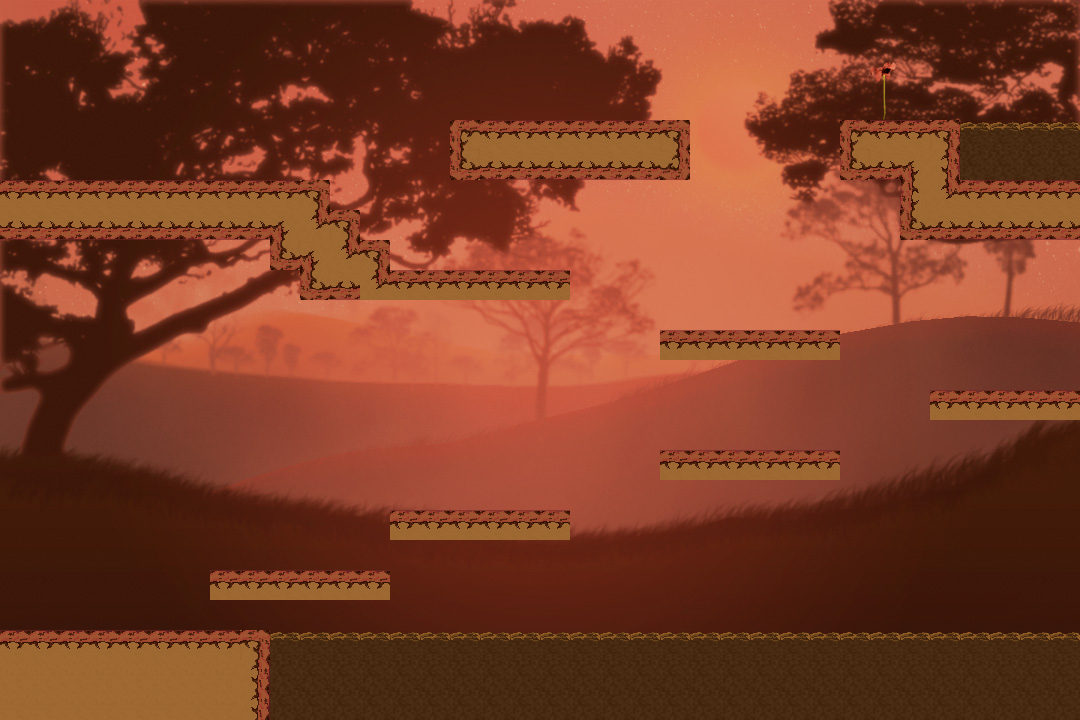

Below is a game level as drawn by its tile map, then a one-line description and the .tmx file that defines it, in full:
An orthogonal 36x24 tile map with 30x30 px tiles, 2 tile layers (Background, Tile Layer 1), 5 tilesets and 25 objects.

<map version="1.5" tiledversion="1.7.2" orientation="orthogonal" renderorder="right-down" width="36" height="24" tilewidth="30" tileheight="30" infinite="0" nextlayerid="13" nextobjectid="28">
 <editorsettings>
  <export target="level4.lua" format="lua" />
 </editorsettings>
 <tileset firstgid="1" name="BEETLE_TILESET" tilewidth="30" tileheight="30" tilecount="16" columns="4">
  <image source="../Tilesets/BEETLE_TILESET.png" width="120" height="120" />
 </tileset>
 <tileset firstgid="17" name="beetle" tilewidth="1080" tileheight="720" tilecount="1" columns="1">
  <image source="../All background/beetle.jpg" width="1080" height="720" />
 </tileset>
 <tileset firstgid="18" name="mud1" tilewidth="30" tileheight="30" tilecount="1" columns="1">
  <image source="../Tilesets/mud1.png" width="30" height="30" />
 </tileset>
 <tileset firstgid="19" name="mud2" tilewidth="30" tileheight="30" tilecount="1" columns="1">
  <image source="../Tilesets/mud2.png" width="30" height="30" />
 </tileset>
 <tileset firstgid="20" name="ful" tilewidth="30" tileheight="30" tilecount="2" columns="1">
  <image source="../ful/ful.png" width="30" height="60" />
 </tileset>
 <layer id="1" name="Background" width="36" height="24">
  <data encoding="csv">
0,0,0,0,0,0,0,0,0,0,0,0,0,0,0,0,0,0,0,0,0,0,0,0,0,0,0,0,0,0,0,0,0,0,0,0,
0,0,0,0,0,0,0,0,0,0,0,0,0,0,0,0,0,0,0,0,0,0,0,0,0,0,0,0,0,0,0,0,0,0,0,0,
0,0,0,0,0,0,0,0,0,0,0,0,0,0,0,0,0,0,0,0,0,0,0,0,0,0,0,0,0,0,0,0,0,0,0,0,
0,0,0,0,0,0,0,0,0,0,0,0,0,0,0,0,0,0,0,0,0,0,0,0,0,0,0,0,0,0,0,0,0,0,0,0,
0,0,0,0,0,0,0,0,0,0,0,0,0,0,0,0,0,0,0,0,0,0,0,0,0,0,0,0,0,0,0,0,0,0,0,0,
0,0,0,0,0,0,0,0,0,0,0,0,0,0,0,0,0,0,0,0,0,0,0,0,0,0,0,0,0,0,0,0,0,0,0,0,
0,0,0,0,0,0,0,0,0,0,0,0,0,0,0,0,0,0,0,0,0,0,0,0,0,0,0,0,0,0,0,0,0,0,0,0,
0,0,0,0,0,0,0,0,0,0,0,0,0,0,0,0,0,0,0,0,0,0,0,0,0,0,0,0,0,0,0,0,0,0,0,0,
0,0,0,0,0,0,0,0,0,0,0,0,0,0,0,0,0,0,0,0,0,0,0,0,0,0,0,0,0,0,0,0,0,0,0,0,
0,0,0,0,0,0,0,0,0,0,0,0,0,0,0,0,0,0,0,0,0,0,0,0,0,0,0,0,0,0,0,0,0,0,0,0,
0,0,0,0,0,0,0,0,0,0,0,0,0,0,0,0,0,0,0,0,0,0,0,0,0,0,0,0,0,0,0,0,0,0,0,0,
0,0,0,0,0,0,0,0,0,0,0,0,0,0,0,0,0,0,0,0,0,0,0,0,0,0,0,0,0,0,0,0,0,0,0,0,
0,0,0,0,0,0,0,0,0,0,0,0,0,0,0,0,0,0,0,0,0,0,0,0,0,0,0,0,0,0,0,0,0,0,0,0,
0,0,0,0,0,0,0,0,0,0,0,0,0,0,0,0,0,0,0,0,0,0,0,0,0,0,0,0,0,0,0,0,0,0,0,0,
0,0,0,0,0,0,0,0,0,0,0,0,0,0,0,0,0,0,0,0,0,0,0,0,0,0,0,0,0,0,0,0,0,0,0,0,
0,0,0,0,0,0,0,0,0,0,0,0,0,0,0,0,0,0,0,0,0,0,0,0,0,0,0,0,0,0,0,0,0,0,0,0,
0,0,0,0,0,0,0,0,0,0,0,0,0,0,0,0,0,0,0,0,0,0,0,0,0,0,0,0,0,0,0,0,0,0,0,0,
0,0,0,0,0,0,0,0,0,0,0,0,0,0,0,0,0,0,0,0,0,0,0,0,0,0,0,0,0,0,0,0,0,0,0,0,
0,0,0,0,0,0,0,0,0,0,0,0,0,0,0,0,0,0,0,0,0,0,0,0,0,0,0,0,0,0,0,0,0,0,0,0,
0,0,0,0,0,0,0,0,0,0,0,0,0,0,0,0,0,0,0,0,0,0,0,0,0,0,0,0,0,0,0,0,0,0,0,0,
0,0,0,0,0,0,0,0,0,0,0,0,0,0,0,0,0,0,0,0,0,0,0,0,0,0,0,0,0,0,0,0,0,0,0,0,
0,0,0,0,0,0,0,0,0,0,0,0,0,0,0,0,0,0,0,0,0,0,0,0,0,0,0,0,0,0,0,0,0,0,0,0,
0,0,0,0,0,0,0,0,0,0,0,0,0,0,0,0,0,0,0,0,0,0,0,0,0,0,0,0,0,0,0,0,0,0,0,0,
17,0,0,0,0,0,0,0,0,0,0,0,0,0,0,0,0,0,0,0,0,0,0,0,0,0,0,0,0,0,0,0,0,0,0,0
</data>
 </layer>
 <layer id="2" name="Tile Layer 1" width="36" height="24">
  <data encoding="csv">
0,0,0,0,0,0,0,0,0,0,0,0,0,0,0,0,0,0,0,0,0,0,0,0,0,0,0,0,0,0,0,0,0,0,0,0,
0,0,0,0,0,0,0,0,0,0,0,0,0,0,0,0,0,0,0,0,0,0,0,0,0,0,0,0,0,0,0,0,0,0,0,0,
0,0,0,0,0,0,0,0,0,0,0,0,0,0,0,0,0,0,0,0,0,0,0,0,0,0,0,0,0,20,0,0,0,0,0,0,
0,0,0,0,0,0,0,0,0,0,0,0,0,0,0,0,0,0,0,0,0,0,0,0,0,0,0,0,0,21,0,0,0,0,0,0,
0,0,0,0,0,0,0,0,0,0,0,0,0,0,0,9,1,1,1,1,1,1,10,0,0,0,0,0,9,1,1,10,18,18,18,18,
0,0,0,0,0,0,0,0,0,0,0,0,0,0,0,13,6,6,6,6,6,6,14,0,0,0,0,0,13,6,4,2,19,19,19,19,
1,1,1,1,1,1,1,1,1,1,10,0,0,0,0,0,0,0,0,0,0,0,0,0,0,0,0,0,0,0,5,7,1,1,1,1,
6,6,6,6,6,6,6,6,6,4,7,10,0,0,0,0,0,0,0,0,0,0,0,0,0,0,0,0,0,0,13,6,6,6,6,6,
0,0,0,0,0,0,0,0,0,13,4,7,10,0,0,0,0,0,0,0,0,0,0,0,0,0,0,0,0,0,0,0,0,0,0,0,
0,0,0,0,0,0,0,0,0,0,13,6,7,1,1,1,1,1,1,0,0,0,0,0,0,0,0,0,0,0,0,0,0,0,0,0,
0,0,0,0,0,0,0,0,0,0,0,0,0,0,0,0,0,0,0,0,0,0,0,0,0,0,0,0,0,0,0,0,0,0,0,0,
0,0,0,0,0,0,0,0,0,0,0,0,0,0,0,0,0,0,0,0,0,0,1,1,1,1,1,1,0,0,0,0,0,0,0,0,
0,0,0,0,0,0,0,0,0,0,0,0,0,0,0,0,0,0,0,0,0,0,0,0,0,0,0,0,0,0,0,0,0,0,0,0,
0,0,0,0,0,0,0,0,0,0,0,0,0,0,0,0,0,0,0,0,0,0,0,0,0,0,0,0,0,0,0,1,1,1,1,1,
0,0,0,0,0,0,0,0,0,0,0,0,0,0,0,0,0,0,0,0,0,0,0,0,0,0,0,0,0,0,0,0,0,0,0,0,
0,0,0,0,0,0,0,0,0,0,0,0,0,0,0,0,0,0,0,0,0,0,1,1,1,1,1,1,0,0,0,0,0,0,0,0,
0,0,0,0,0,0,0,0,0,0,0,0,0,0,0,0,0,0,0,0,0,0,0,0,0,0,0,0,0,0,0,0,0,0,0,0,
0,0,0,0,0,0,0,0,0,0,0,0,0,1,1,1,1,1,1,0,0,0,0,0,0,0,0,0,0,0,0,0,0,0,0,0,
0,0,0,0,0,0,0,0,0,0,0,0,0,0,0,0,0,0,0,0,0,0,0,0,0,0,0,0,0,0,0,0,0,0,0,0,
0,0,0,0,0,0,0,1,1,1,1,1,1,0,0,0,0,0,0,0,0,0,0,0,0,0,0,0,0,0,0,0,0,0,0,0,
0,0,0,0,0,0,0,0,0,0,0,0,0,0,0,0,0,0,0,0,0,0,0,0,0,0,0,0,0,0,0,0,0,0,0,0,
1,1,1,1,1,1,1,1,10,18,18,18,18,18,18,18,18,18,18,18,18,18,18,18,18,18,18,18,18,18,18,18,18,18,18,18,
11,11,11,11,11,11,11,11,2,19,19,19,19,19,19,19,19,19,19,19,19,19,19,19,19,19,19,19,19,19,19,19,19,19,19,19,
11,11,11,11,11,11,11,11,2,19,19,19,19,19,19,19,19,19,19,19,19,19,19,19,19,19,19,19,19,19,19,19,19,19,19,19
</data>
 </layer>
 <objectgroup id="12" name="flower" />
 <objectgroup id="3" name="Platform">
  <object id="1" x="0" y="627.774" width="268.231" height="90.1712" />
  <object id="2" x="211.293" y="568.875" width="180.342" height="32.6459" />
  <object id="3" x="386.572" y="502.72" width="181.484" height="37.9419" />
  <object id="4" x="660.875" y="450.535" width="179.201" height="32.2808" />
  <object id="5" x="929.106" y="387.027" width="149.524" height="35.2939" />
  <object id="6" x="659.734" y="329.18" width="181.484" height="33.7873" />
  <object id="7" x="389.22" y="268.321" width="182.625" height="34.1525" />
  <object id="8" x="0" y="179.201" width="297.907" height="63.9188" />
  <object id="9" x="448.573" y="117.565" width="243.12" height="62.7774" />
  <object id="10" x="838.935" y="119.848" width="122.131" height="63.9188" />
  <object id="11" x="900.571" y="182.625" width="179.201" height="58.2118" />
  <object id="12" x="-13.6969" y="-4.56563" width="18.2625" height="732.784" />
  <object id="14" x="1080.91" y="-4.56563" width="9.13126" height="725.935" />
  <object id="25" x="269.677" y="183.802" width="58.7563" height="87.3812" />
  <object id="26" x="308.847" y="212.427" width="48.2103" height="84.3681" />
  <object id="27" x="355.551" y="241.052" width="33.1446" height="57.2498" />
 </objectgroup>
 <objectgroup id="4" name="water">
  <object id="15" x="268.231" y="632.34" width="812.682" height="89.0298" />
  <object id="16" x="961.065" y="119.848" width="118.706" height="63.9188" />
 </objectgroup>
 <objectgroup id="5" name="walls">
  <object id="24" x="-15.0657" y="-21.092" width="1107.33" height="16.5723" />
 </objectgroup>
 <objectgroup id="6" name="bird">
  <object id="23" x="512.492" y="51.3633" width="34.2422" height="31.9594" />
 </objectgroup>
 <objectgroup id="7" name="lizard">
  <object id="22" x="103.549" y="121.173" width="101.992" height="30.818" />
 </objectgroup>
 <objectgroup id="9" name="respawn_point">
  <object id="21" x="50.8145" y="560.296" width="59.4429" height="34.2422" />
 </objectgroup>
 <objectgroup id="10" name="end_point">
  <object id="19" x="869.753" y="83.3228" width="33.1008" height="34.2422" />
 </objectgroup>
 <objectgroup id="11" name="frog">
  <object id="17" x="455.376" y="478.294" width="31.9594" height="30.818" />
  <object id="18" x="730.774" y="299.823" width="33.1008" height="34.2422" />
 </objectgroup>
</map>
